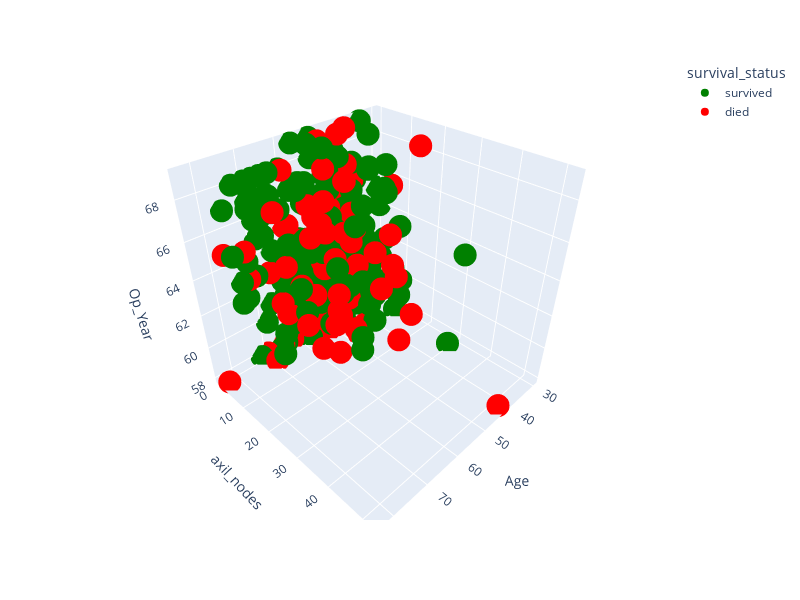

The cell this chart's notebook holds for it:
### Markdown cell above
## 2.4 3D Scatter Plot

### Code cell
ax = px.scatter_3d(haberman, x="Age", y="axil_nodes", z="Op_Year", color="survival_status", color_discrete_sequence=["green", "red"])
ax.update_layout(width=800, height=600)

### Figure 1 — Plotly figure (JSON) as saved in the notebook; plotly's stock layout.template omitted (floating-point values rounded to 4 significant figures; data arrays with more than 128 entries replaced by an {"elided": "..."} marker saying what was removed)
{"data": [{"hovertemplate": "survival_status=survived<br>Age=%{x}<br>axil_nodes=%{y}<br>Op_Year=%{z}<extra></extra>", "legendgroup": "survived", "marker": {"color": "green", "symbol": "circle"}, "mode": "markers", "name": "survived", "scene": "scene", "showlegend": true, "type": "scatter3d", "x": {"elided": "225 int values"}, "y": {"elided": "225 int values"}, "z": {"elided": "225 int values"}}, {"hovertemplate": "survival_status=died<br>Age=%{x}<br>axil_nodes=%{y}<br>Op_Year=%{z}<extra></extra>", "legendgroup": "died", "marker": {"color": "red", "symbol": "circle"}, "mode": "markers", "name": "died", "scene": "scene", "showlegend": true, "type": "scatter3d", "x": [34, 34, 38, 39, 41, 41, 41, 42, 42, 43, 43, 43, 43, 44, 44, 44, 45, 45, 45, 46, 46, 46, 46, 47, 47, 47, 48, 48, 48, 49, 49, 50, 50, 51, 51, 52, 52, 52, 52, 53, 53, 53, 53, 53, 53, 54, 54, 54, 54, 55, 55, 56, 56, 57, 57, 57, 59, 60, 60, 61, 61, 61, 62, 62, 62, 63, 65, 65, 65, 65, 66, 66, 67, 67, 69, 70, 70, 72, 74, 78, 83], "y": [0, 9, 21, 0, 23, 0, 0, 1, 0, 52, 2, 0, 0, 6, 9, 19, 6, 0, 1, 2, 3, 5, 20, 23, 0, 0, 11, 11, 7, 0, 10, 13, 0, 13, 3, 3, 2, 3, 4, 4, 1, 3, 9, 24, 12, 11, 23, 5, 7, 6, 15, 9, 3, 5, 14, 1, 35, 17, 0, 5, 0, 1, 13, 0, 19, 1, 0, 2, 22, 15, 0, 13, 8, 1, 8, 0, 4, 0, 3, 1, 2], "z": [59, 66, 69, 66, 60, 64, 67, 69, 59, 58, 59, 64, 64, 64, 58, 63, 65, 66, 67, 58, 69, 62, 65, 63, 62, 65, 58, 58, 67, 63, 64, 63, 64, 59, 59, 69, 59, 62, 66, 58, 65, 59, 60, 63, 65, 60, 65, 65, 68, 63, 68, 65, 66, 61, 62, 64, 62, 59, 65, 62, 65, 68, 59, 58, 65, 60, 58, 61, 62, 66, 58, 61, 64, 63, 67, 58, 58, 63, 65, 65, 58]}], "layout": {"height": 600, "legend": {"title": {"text": "survival_status"}, "tracegroupgap": 0}, "margin": {"t": 60}, "scene": {"domain": {"x": [0, 1], "y": [0, 1]}, "xaxis": {"title": {"text": "Age"}}, "yaxis": {"title": {"text": "axil_nodes"}}, "zaxis": {"title": {"text": "Op_Year"}}}, "width": 800}}
